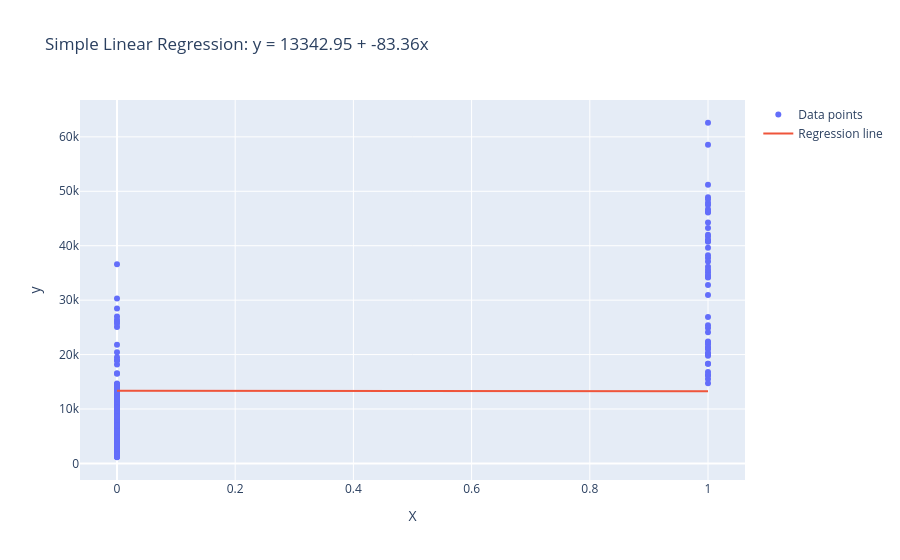

The notebook cell saved with this chart:
### Code cell
smoke_ridge_model.plot(X_test_smoker, Y_test , y_pred_smoker_ridge)

### Figure 1 — Plotly figure (JSON) as saved in the notebook; plotly's stock layout.template omitted (floating-point values rounded to 4 significant figures; data arrays with more than 128 entries replaced by an {"elided": "..."} marker saying what was removed)
{"data": [{"mode": "markers", "name": "Data points", "type": "scatter", "x": {"elided": "268 float values"}, "y": {"elided": "268 float values"}}, {"mode": "lines", "name": "Regression line", "type": "scatter", "x": {"elided": "268 float values"}, "y": {"elided": "268 float values"}}], "layout": {"title": {"text": "Simple Linear Regression: y = 13342.95 + -83.36x"}, "xaxis": {"title": {"text": "X"}}, "yaxis": {"title": {"text": "y"}}}}
